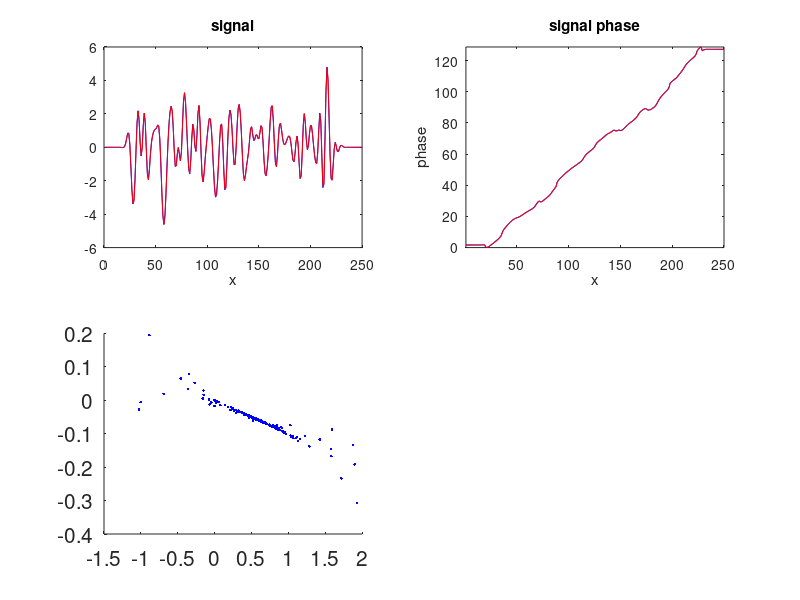

Write the MATLAB code that produced this figure. (Note: this script raises an error after producing the figure.)
%%
fid =2;vid =2;
vvs = 10.^(-[0:2]);
mid = 2;
vv = vvs(mid);

switch fid
    case 0
        step = 0.1;
        x= (0:step:3);
        x2= x-vv;
        signal1 = exp(1i*x*pi*1.5);
        signal2 = exp(1i*x2*pi*1.5);
    case 1
        x= (0:step:99);
        x2= x-vv;
        ff = [0.5 1]';
        signal1 = sum(exp(1i*bsxfun(@times,x,ff)),1);
        signal2 = sum(exp(1i*bsxfun(@times,x2,ff)),1);
    case 2
        step = 1;
        noise = randn(200,1);
        kx =0:step:50;
        kernel1 = exp(-(kx-25).^2/(2*3.^2)).*cos(2*pi*0.1*kx);
        kernel2 = exp(-(kx-vv-25).^2/(2*3.^2)).*cos(2*pi*0.1*(kx-0.1));        
        signal1 = hilbert(conv(noise, kernel1));
        signal2 = hilbert(conv(noise, kernel2));
        x = 1:numel(signal1);
end

clf;
switch vid
    case 1
        subplot(221),hold on
        plot(real(signal1),'b-')
        plot(real(signal2),'r-')
        
        subplot(222),hold on
        plot(imag(signal1),'b-')
        plot(imag(signal2),'r-')
        
        subplot(223),hold on
        plot(unwrap(angle(signal1)),'b-')
        plot(unwrap(angle(signal2)),'r-')
        subplot(224),hold on
        plot(abs(signal1),'b-')
        plot(abs(signal2),'r-')
        subplot(224)
        %plot((mod(pi+angle(signal2)-angle(signal),2*pi)-pi)./gradient(unwrap(angle(signal))))
    case 2
        fontsz = 15;
        subplot(221),cla
        set(gca,'FontSize',fontsz)
        plot(x,real(signal1),'b-'); hold on;
        plot(x,real(signal2),'r-')
        xlabel('x')
        title('signal')
        %{
        plot(abs(signal1),'b-'); hold on;
        plot(abs(signal2),'r-')
        ylabel('amplitude')
        xlabel('x')
        title('signal amplitude')
        axis tight
        %}
        
        subplot(222),cla
        set(gca,'FontSize',fontsz)
        plot(x,unwrap(angle(signal1)),'b-'); hold on;
        plot(x,unwrap(angle(signal2)),'r-')
        title('signal phase')
        ylabel('phase')
        xlabel('x')
        axis tight
        
        phit = mod(pi+angle(signal2)-angle(signal1),2*pi)-pi;
        phix = gradient(unwrap(angle(signal1)));
        phit = [reshape(phit,1,[]) 0];
        phix = [reshape(phix,1,[]) 0];
        
        subplot(223),cla,hold on        
        set(gca,'FontSize',fontsz)
        plot(phix,phit,'b.')
        p2 = polyfit(phit,phix,1);
        p = robustfit(phix,phit);
        plot(phix,phix*p(2)+p(1),'r-')
        xlabel('\phi_x')
        ylabel('\phi_t')
        title(sprintf('                 L2: %.2f%%; Robust: %.2f%%',100*abs((p2(1)*step+vv)/vv),100*abs((p(2)*step+vv)/vv)))
        %{
        clf
        subplot(211),plot(unwrap(angle(signal1)))
        subplot(212),plot(unwrap(angle(signal2)))
        %}
        It = real(signal2)-real(signal1);
        Ix = gradient(real(signal1));
        subplot(224),cla,hold on
        set(gca,'FontSize',fontsz)
        plot(Ix,It,'b.')
        p=robustfit(Ix,It);
        p2=polyfit(Ix,It,1);
        plot(Ix,Ix*p(2)+p(1),'r-')
        xlabel('I_x')
        ylabel('I_t')
        title(sprintf('                 L2: %.2f%%; Robust: %.2f%%',100*abs((p2(1)*step+vv)/vv),100*abs((p(2)*step+vv)/vv)))
end
saveas(gca,sprintf('p2v_%d_%d.png',fid,mid))